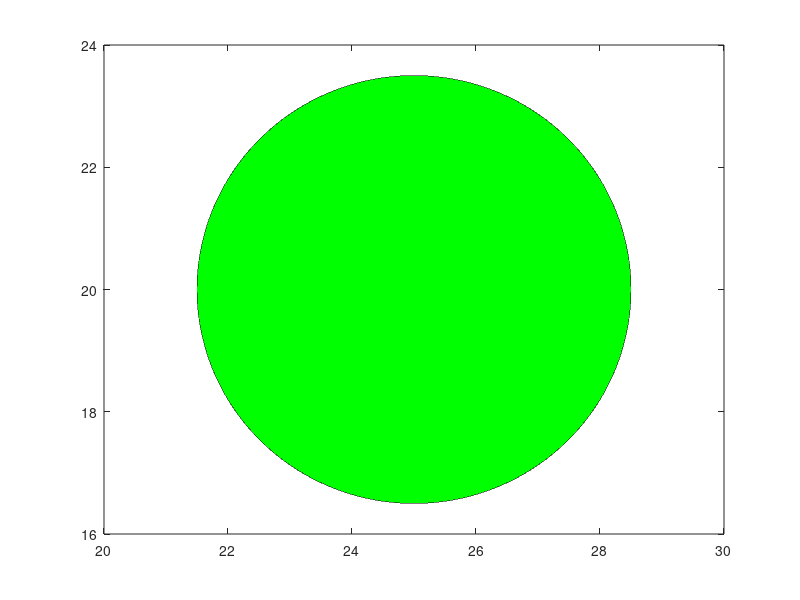

The MATLAB script that drew this image:

% axis([0 50 0 50])
% rectangle('Position',[20 15 10 30],'Curvature',0.2,'FaceColor',[0 0 0]);
% hold on;
% rectangle('Position',[24 5 2 10],'FaceColor',[0.8 .8 .8]);

r = 3.5;
a = 0:.001:360;


% while(true)
    fill(r*cosd(a)+25, r*sind(a)+40, [1 0 0]);
    fill(r*cosd(a)+25, r*sind(a)+30, [0.3 0.3 0]);
    fill(r*cosd(a)+25, r*sind(a)+20, [0 0.3 0]);
% 
%     
    fill(r*cosd(a)+25, r*sind(a)+40, [.3 0 0]);
    fill(r*cosd(a)+25, r*sind(a)+30, [01 01 0]);
    fill(r*cosd(a)+25, r*sind(a)+20, [0 0.3 0]);
%     pause(3);
    
    fill(r*cosd(a)+25, r*sind(a)+40, [.3 0 0]);
    fill(r*cosd(a)+25, r*sind(a)+30, [0.3 0.3 0]);
    fill(r*cosd(a)+25, r*sind(a)+20, [0 1 0]);
%     pause(3);